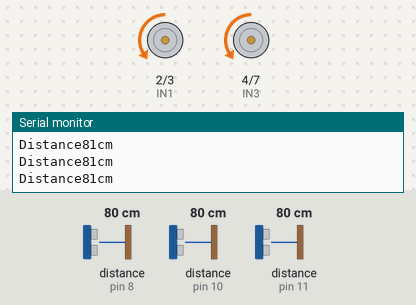
Simulated run of this sketch. Board: Arduino Uno, built with avr-gcc and run on an emulated ATmega328P. Parts: motor-driver pin pairs drawn as motors (green arrow = first pin HIGH = forward, orange = second pin HIGH = backward, longer = more drive, scaled by the enable pin), the last lines printed to the serial monitor. Inputs (shaded band) come from the test bench; at power-on: distance to the obstacle (sensors on pin 8, pin 10, pin 11) 80 cm.

Above: at 1.2 s.
1.3 s: distance to the obstacle (sensor on pin 8) set to 26 cm
2.8 s: distance to the obstacle (sensor on pin 8) set to 22 cm
At 3.5 s:
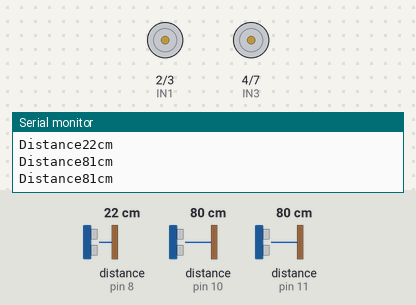
At 5.3 s:
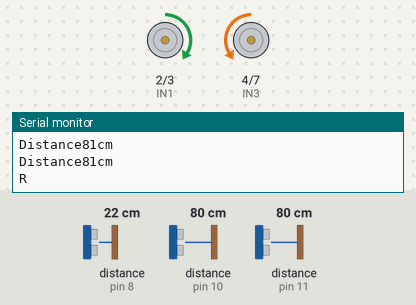
5.8 s: distance to the obstacle (sensor on pin 10) set to 84 cm
At 8.2 s:
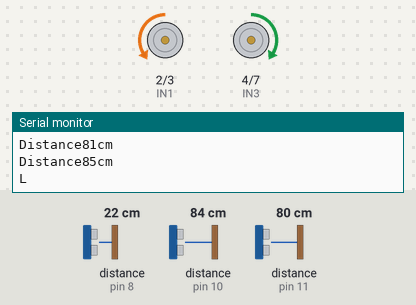
11.7 s: distance to the obstacle (sensor on pin 8) set to 2 cm
Timing chart, 0 to 15.7 s (numbered marks = the images above; inputs shaded):
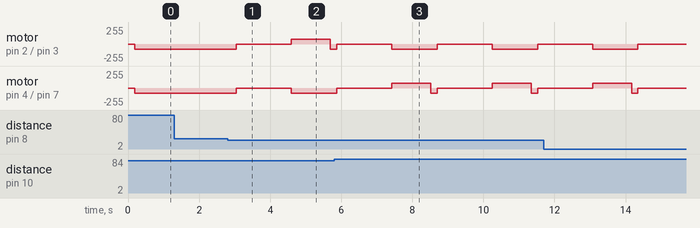

Measured:
- the behaviour switches between 25 and 24 cm on distance to the obstacle (sensor on pin 8) (found by bisection; images 0 and 1)
- the behaviour switches between 80 and 81 cm on distance to the obstacle (sensor on pin 10) (found by bisection; images 2 and 3)
- after the input at 2.8 s, motor on pin 2 (IN1) / pin 3 (IN2): backward 75/255 → stopped after 0.24 s, → forward 75/255 1.6 s later, → backward 75/255 1.1 s later; motor on pin 4 (IN3) / pin 7 (IN4): backward 75/255 → stopped after 0.24 s, → backward 75/255 1.6 s later

The sketch:

2022-12-03_VLF_NewPing_.ino
```cpp
#include <NewPing.h>    //NewPing(초음파 라이브러리) 선언

NewPing sonar[3] =
{
  NewPing (8, 8, 500),
  NewPing (10, 10, 500),
  NewPing (11, 11, 500),

};

#define IN1 2// 1번째 모터
#define IN2 3// 1번째 모터
#define ENA 5// 1번째 모터  PWM제어

#define IN3 4   // 2번째 모터
#define IN4 7   // 2번째 모터
#define ENB 6   // 2번째 모터 PWM제어
int speed = 75;

double F_distance =0;
double L_distance =0;
double R_distance =0;


int Motor_1(int direction, int speed)  //1번 후진 2번 전진 3번 정지
{
  switch(direction)
  {
   case 1:digitalWrite(IN1,HIGH);
          digitalWrite(IN2,LOW);
          analogWrite(ENA,speed);
          digitalWrite(IN3,HIGH);
          digitalWrite(IN4,LOW);
          analogWrite(ENB,speed);
          break;

    case 2:digitalWrite(IN1,LOW);
          digitalWrite(IN2,HIGH);
          analogWrite(ENA,speed);
          digitalWrite(IN3,LOW);
          digitalWrite(IN4,HIGH);
          analogWrite(ENB,speed);
          break;

    case 3:digitalWrite(IN1, LOW);
          digitalWrite(IN2, LOW);
          analogWrite(ENA, 0);
          digitalWrite(IN3, LOW);
          digitalWrite(IN4, LOW);
          analogWrite(ENB, 0);
          break;

   }
}

int Motor_2(int direction, int speed)  //1번 좌회전 2번 우회전
{
  switch(direction)
  {
   case 1:digitalWrite(IN1,LOW);
          digitalWrite(IN2,HIGH);
          analogWrite(ENA,speed);
          digitalWrite(IN3,HIGH);
          digitalWrite(IN4,LOW);
          analogWrite(ENB,speed);
          break;

    case 2:digitalWrite(IN1,HIGH);
          digitalWrite(IN2,LOW);
          analogWrite(ENA,speed);
          digitalWrite(IN3,LOW);
          digitalWrite(IN4,HIGH);
          analogWrite(ENB,speed);
          break;
  }
}

int sonar_dis(int number)
{
  delay(50);
  Serial.print("Distance");
  Serial.print(sonar[number].ping_cm());
  Serial.println("cm");

  return sonar[number].ping_cm();
}


void setup()
{
    pinMode(IN1, OUTPUT);
    pinMode(IN2, OUTPUT);
    pinMode(IN3, OUTPUT);
    pinMode(IN4, OUTPUT);
     Serial.begin(115200);
}

void loop()

{

   F_distance = sonar_dis(0);
   L_distance = sonar_dis(2);
   R_distance = sonar_dis(1);
   F_distance = F_distance * 10;
   L_distance = L_distance * 10;
   R_distance = R_distance * 10;

  if (F_distance < 250 && F_distance > 10)   // 정면물체 감지
    {
      Motor_1(3, speed);
      delay(1550);
         if (R_distance > L_distance && R_distance > 10 && L_distance > 10)
          {
          Motor_2(1 ,speed);
          Serial.println("L");
          delay(1100);
          Motor_1(2, speed);

          }
          else
          {
            Motor_2(2,speed);
            Serial.println("R");
            delay(1100);
            Motor_1(2, speed);
          }

     }
   else
     {
        Motor_1(2, speed);
      }

}
```
